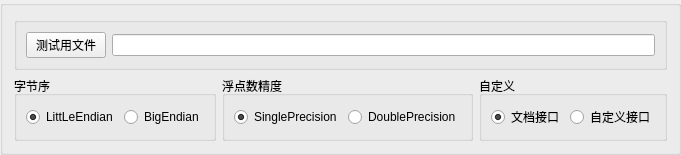
       <widget class="QGroupBox" name="groupBox">
        <property name="title">
         <string/>
        </property>
        <layout class="QGridLayout" name="gridLayout">
         <item row="2" column="0">
          <widget class="QGroupBox" name="groupBox_3">
           <property name="title">
            <string>字节序</string>
           </property>
           <layout class="QHBoxLayout" name="horizontalLayout_2">
            <item>
             <widget class="QRadioButton" name="radioButton">
              <property name="text">
               <string>LittLeEndian</string>
              </property>
              <property name="checked">
               <bool>true</bool>
              </property>
             </widget>
            </item>
            <item>
             <widget class="QRadioButton" name="radioButton_2">
              <property name="text">
               <string>BigEndian</string>
              </property>
             </widget>
            </item>
           </layout>
          </widget>
         </item>
         <item row="2" column="1">
          <widget class="QGroupBox" name="groupBox_4">
           <property name="title">
            <string>浮点数精度</string>
           </property>
           <layout class="QHBoxLayout" name="horizontalLayout_3">
            <item>
             <widget class="QRadioButton" name="radioButton_3">
              <property name="text">
               <string>SinglePrecision</string>
              </property>
              <property name="checked">
               <bool>true</bool>
              </property>
             </widget>
            </item>
            <item>
             <widget class="QRadioButton" name="radioButton_4">
              <property name="text">
               <string>DoublePrecision</string>
              </property>
             </widget>
            </item>
           </layout>
          </widget>
         </item>
         <item row="2" column="2">
          <widget class="QGroupBox" name="groupBox_6">
           <property name="title">
            <string>自定义</string>
           </property>
           <layout class="QHBoxLayout" name="horizontalLayout_5">
            <item>
             <widget class="QRadioButton" name="radioButton_5">
              <property name="text">
               <string>文档接口</string>
              </property>
              <property name="checkable">
               <bool>true</bool>
              </property>
              <property name="checked">
               <bool>true</bool>
              </property>
             </widget>
            </item>
            <item>
             <widget class="QRadioButton" name="radioButton_6">
              <property name="text">
               <string>自定义接口</string>
              </property>
              <property name="checked">
               <bool>false</bool>
              </property>
             </widget>
            </item>
           </layout>
          </widget>
         </item>
         <item row="0" column="0" colspan="3">
          <widget class="QGroupBox" name="groupBox_2">
           <property name="title">
            <string/>
           </property>
           <layout class="QHBoxLayout" name="horizontalLayout">
            <item>
             <widget class="QPushButton" name="pushButton">
              <property name="text">
               <string>测试用文件</string>
              </property>
             </widget>
            </item>
            <item>
             <widget class="QLineEdit" name="lineEdit">
              <property name="readOnly">
               <bool>true</bool>
              </property>
             </widget>
            </item>
           </layout>
          </widget>
         </item>
        </layout>
       </widget>
